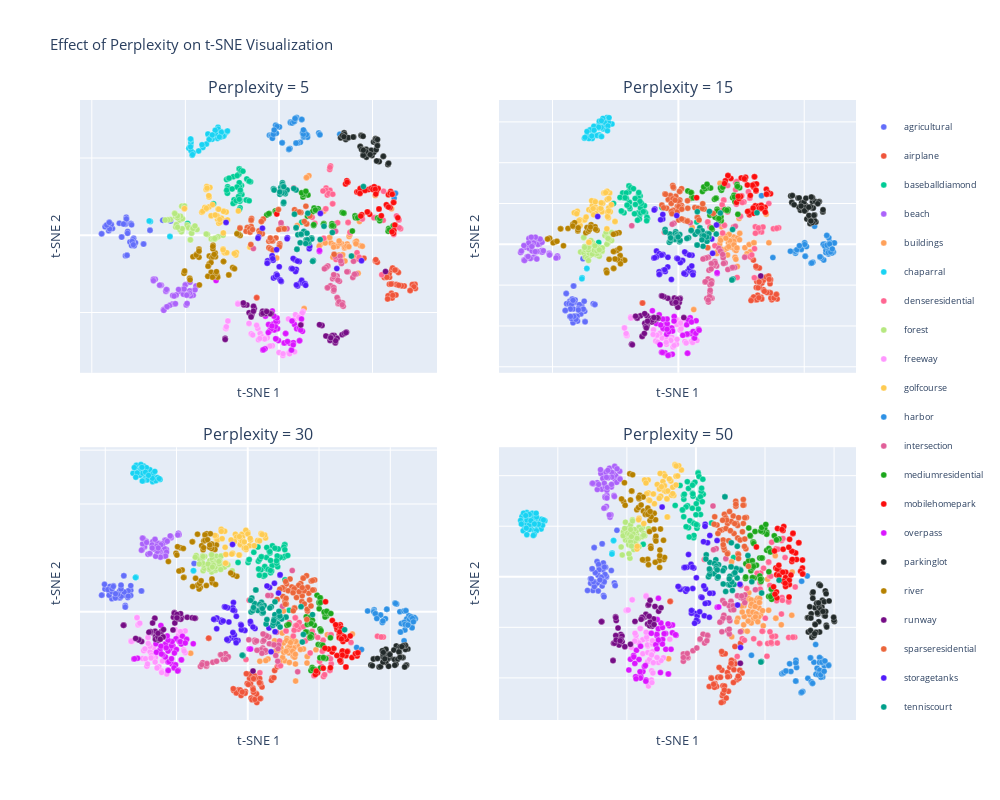

The notebook cell saved with this chart:
### Code cell
# Create subplots comparing different perplexity values
import plotly.graph_objects as go
from plotly.subplots import make_subplots

fig_perplexity = make_subplots(
    rows=2,
    cols=2,
    subplot_titles=[f"Perplexity = {p}" for p in perplexity_values],
    vertical_spacing=0.12,
    horizontal_spacing=0.08,
)

# Color mapping for categories
unique_labels = sorted(set(sampled_labels))
colors = px.colors.qualitative.Plotly + px.colors.qualitative.Dark24
color_map = {label: colors[i % len(colors)] for i, label in enumerate(unique_labels)}

positions = [(1, 1), (1, 2), (2, 1), (2, 2)]

for idx, (perp, pos) in enumerate(zip(perplexity_values, positions, strict=False)):
    embeddings_temp = results[perp]

    # Create scatter traces for each category
    for label_idx in unique_labels:
        mask = [l == label_idx for l in sampled_labels]
        indices = [i for i, m in enumerate(mask) if m]

        fig_perplexity.add_trace(
            go.Scatter(
                x=embeddings_temp[indices, 0],
                y=embeddings_temp[indices, 1],
                mode="markers",
                marker={
                    "size": 6,
                    "color": color_map[label_idx],
                    "line": {"width": 0.3, "color": "white"},
                },
                name=categories[label_idx],
                legendgroup=categories[label_idx],
                showlegend=(idx == 0),  # Only show legend for first subplot
                hovertemplate=f"{categories[label_idx]}<br>x: %{{x:.2f}}<br>y: %{{y:.2f}}<extra></extra>",
            ),
            row=pos[0],
            col=pos[1],
        )

fig_perplexity.update_xaxes(title_text="t-SNE 1", showticklabels=False)
fig_perplexity.update_yaxes(title_text="t-SNE 2", showticklabels=False)

fig_perplexity.update_layout(
    title_text="Effect of Perplexity on t-SNE Visualization",
    height=800,
    width=1000,
    font={"size": 11},
    legend={"yanchor": "top", "y": 0.98, "xanchor": "left", "x": 1.01, "font": {"size": 9}},
)

fig_perplexity.show()
